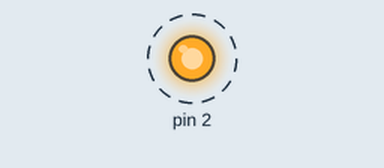
A program run on a simulated Arduino Uno, built with avr-gcc and run on an emulated ATmega328P. Parts: output pins drawn as LEDs (lit = HIGH). Dashed ring = blinking. What the program prints to the serial monitor is not drawn.

Above: at 0.5 s.
Timing chart, 0 to 4.6 s (numbered marks = the images above):
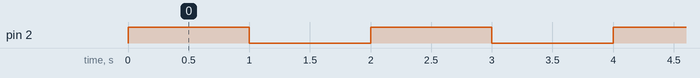

Measured:
- by itself, pin 2: alternates HIGH for 1.0 s and LOW for 1.0 s

The program:

main.cpp
```cpp
#include <Arduino.h>

void setup() {
  // initialize digital pin LED_BUILTIN as an output.
  Serial.begin(9600); // Start the Serial communication to print out debug messages
  Serial.println("Starting LED Blink Example");
  pinMode(2, OUTPUT);
}

// the loop function runs over and over again forever
void loop() {
  digitalWrite(2, HIGH);  // turn the LED on (HIGH is the voltage level)
  delay(1000);                      // wait for a second
  digitalWrite(2, LOW);   // turn the LED off by making the voltage LOW
  delay(1000);
  Serial.println("Starting LED Blink Example");                    // wait for a second
}
```
